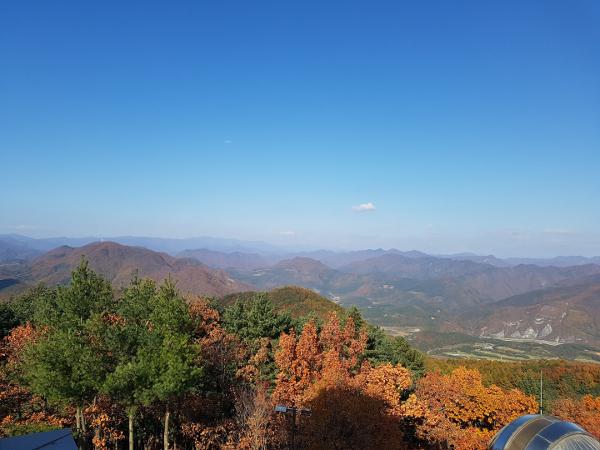
#> input picture 7_CV/Images/mountain.jpg, 600 x 450 px
$ jupyter execute --allow-errors ex_hist_norm01.ipynb
#> lines starting #> are read from the running program, lines starting #| are printed output that depends on the picture
### 7_CV/cv_utils.py
## ============================================================
## 이미지 처리 공통 함수들
## ============================================================

## 모듈 로딩
import cv2
import os
import matplotlib.pyplot as plt
# import koreanize_matplotlib
import numpy as np
import matplotlib.cm as cm
import sys
import matplotlib.pyplot as plt
import numpy as np
import matplotlib.pyplot as plt
import numpy as np


import matplotlib.pyplot as plt
import numpy as np

# [82 lines left out: functions printPlots, printPlotImage, printDistance, not called in this run]

### 7_CV/Day05/ex_hist_norm01.ipynb
### [ 히스토그램 정규화 ] <hr>

- 데이터 수집 후 데이터 분포 확인은 1번째 작업
- 이미지 픽셀의 분포를 확인하기 위한 용도
    * 이진화 시에 임계값 선정할 때 확인
    * 어느 한 쪽에 집중괴어 있는 픽셀을 고르게 펴주는 작업


[cell 1]
## --------------------------
## 모듈 로딩
## --------------------------

import cv2
import os
import matplotlib.pyplot as plt
import koreanize_matplotlib
import numpy as np
import matplotlib.cm as cm
import sys
sys.path.append(r"C:\KDT14\7_CV")
import cv_utils

[cell 2]
import importlib
import cv_utils

importlib.reload(cv_utils)

from cv_utils import printPlotImage

[cell 3]
## -------------------------------------------
# 데이터 준비
## -------------------------------------------

IMG_FILE= '../Images/mountain.jpg'

[cell 4]
grayNP= cv2.imread(IMG_FILE, cv2.IMREAD_GRAYSCALE)
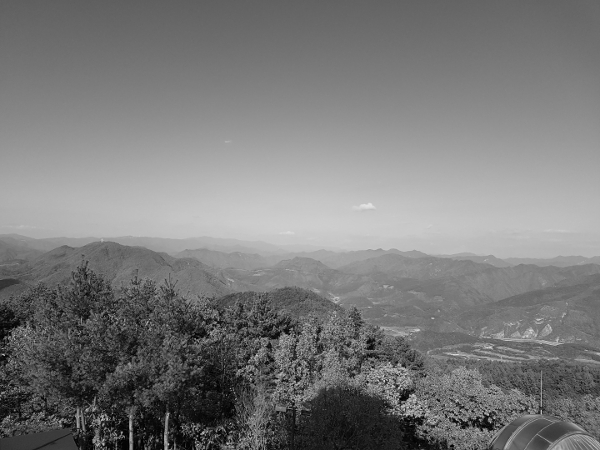
#> grayNP: shape (450, 600); min 0, max 227, mean 121.9
colorNP= cv2.imread(IMG_FILE)
#> colorNP is the input picture: shape (450, 600, 3); mean B, G, R 151.4, 127.3, 100.2

[cell 5]
## 이미지 픽셀 데이터 분포 계산 : cv2.calcHist()
## =================================
## - 이미지객체, 채널 수, 마스크 => List
## - 값의 범위              => []
grayHist = cv2.calcHist([grayNP], [0], None, [256], [0, 256])
#> grayHist = 256 values, max 3288 at index 107, min 0 at index 220, mean 1054.7

print(f'[garyHist]  => 타입 : {type(grayHist)}, 형태 : {grayHist.shape},  차원 : {grayHist.ndim}D')
#| [garyHist]  => 타입 : <class 'numpy.ndarray'>, 형태 : (256, 1),  차원 : 2D

## 시각화 : 원본이미지, 픽셀분포
titles_ = ['원본', '히스토그램']
plots_, images_ = [grayHist], [grayNP]
cmap_ = ['gray']

printPlotImage(1, 2, titles_, plots_, images_, cmap_)
#> in printPlotImage, `datas = images + plots`: datas = 2 items
#> in printPlotImage, `flags = ['i' for _ in range(len(images))] + ['p' for _ in range(len(pl..`: flags = ['i', 'p']
#> the loop in printPlotImage, `for ax, title, data, flag, cmap in zip(axes, titles, datas, flags, cma..` made 2 passes
#> in printPlotImage, `plt.show()`:
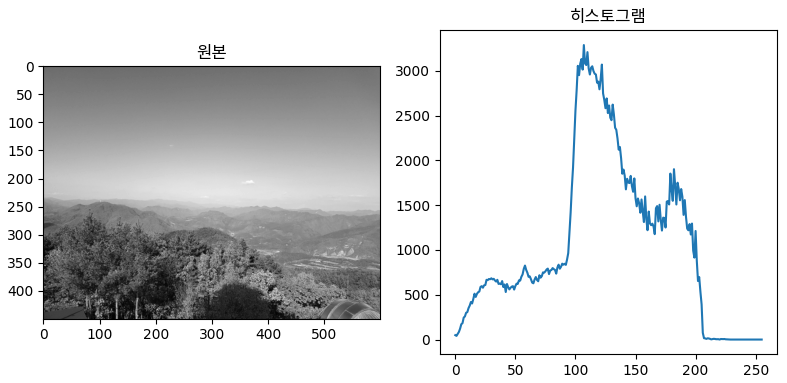
#> figure drawn by matplotlib, 2 panels; panel 2: curve peaks at x = 107, y = 3288

[cell 6]
blueNP, greenNP, redNP = cv2.split(colorNP)
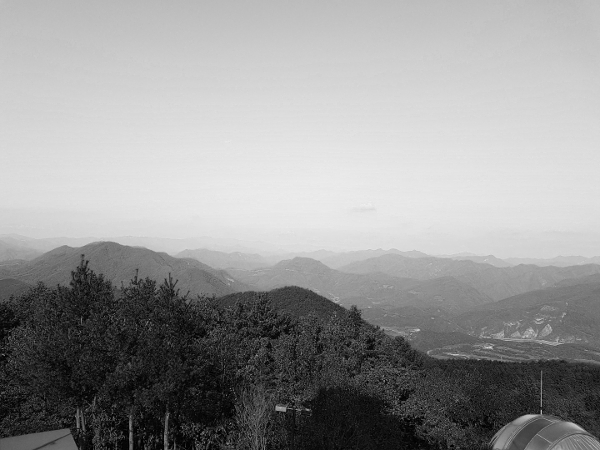
#> blueNP: shape (450, 600); min 0, max 240, mean 151.4
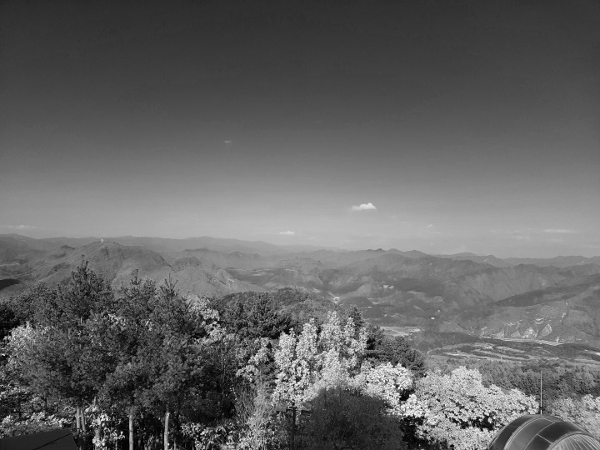
#> redNP: shape (450, 600); min 0, max 255, mean 100.2

blueHist = cv2.calcHist([blueNP], [0], None, [256], [0, 256])
#> blueHist = 256 values, max 5207 at index 223, min 0 at index 238, mean 1054.7
greenHist = cv2.calcHist([greenNP], [0], None, [256], [0, 256])
#> greenHist = 256 values, max 3328 at index 114, min 0 at index 228, mean 1054.7
redHist = cv2.calcHist([redNP], [0], None, [256], [0, 256])
#> redHist = 256 values, max 3038 at index 60, min 0 at index 253, mean 1054.7

titles_ = ['원본', 'blue채널 분포', 'green채널 분포', 'red 채널 분포']
plots_, images_ = [blueHist, greenHist, redHist], [colorNP]
cmap_ = [None]

printPlotImage(1, 4, titles_, plots_, images_, cmap_)
#> call 2 of printPlotImage, with nrow = 1, ncol = 4
#> in printPlotImage (call 2), `datas = images + plots`: datas = 4 items
#> in printPlotImage (call 2), `flags = ['i' for _ in range(len(images))] + ['p' for _ in range(len(pl..`: flags = ['i', 'p', 'p', 'p']
#> the loop in printPlotImage (call 2), `for ax, title, data, flag, cmap in zip(axes, titles, datas, flags, cma..` made 4 passes
#> in printPlotImage (call 2), `plt.show()`:
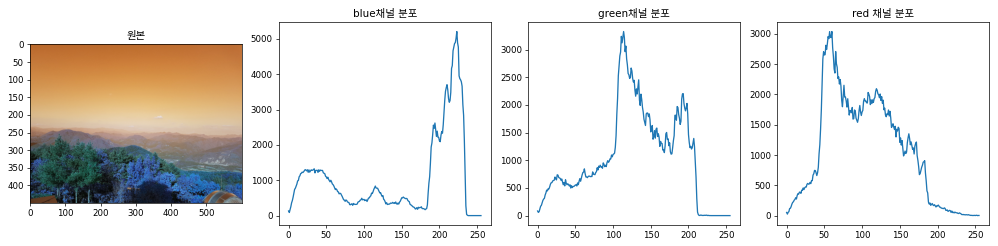
#> figure drawn by matplotlib, 4 panels; B, G, R data is drawn as R, G, B; panel 2: curve peaks at x = 223, y = 5207; panel 3: curve peaks at x = 114, y = 3328; panel 4: curve peaks at x = 60, y = 3038

[cell 7]
#--① 그레이 스케일로 영상 읽기
img = cv2.imread('../Images/abnormal.jpg', cv2.IMREAD_GRAYSCALE)
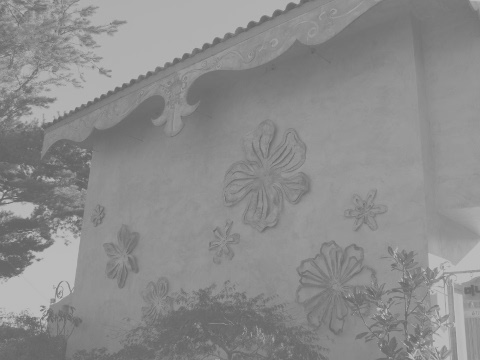
#> input picture 7_CV/Images/abnormal.jpg, 480 x 360 px
#> img is the input picture: shape (360, 480); min 96, max 194, mean 140.1

#--② 직접 연산한 정규화
img_f = img.astype(np.float32)
img_norm = ((img_f - img_f.min()) * (255) / (img_f.max() - img_f.min()))
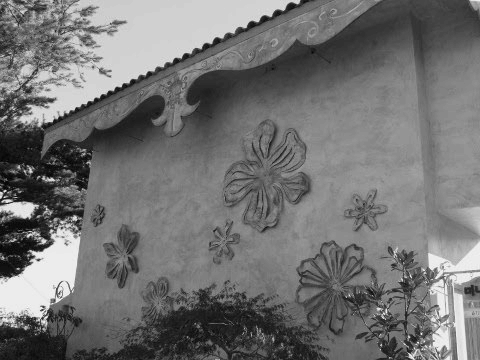
#> img_norm: shape (360, 480) float32; min 0, max 255, mean 114.7
img_norm = img_norm.astype(np.uint8)

#--③ OpenCV API를 이용한 정규화
img_norm2 = cv2.normalize(img, None, 0, 255, cv2.NORM_MINMAX)

#--④ 히스토그램 계산
hist = cv2.calcHist([img], [0], None, [256], [0, 255])
#> hist = 256 values, max 6600 at index 145, min 0 at index 0, mean 675
hist_norm = cv2.calcHist([img_norm], [0], None, [256], [0, 255])
#> hist_norm = 256 values, max 6600 at index 127, min 0 at index 1, mean 675
hist_norm2 = cv2.calcHist([img_norm2], [0], None, [256], [0, 255])
#> hist_norm2 = 256 values, max 6600 at index 128, min 0 at index 1, mean 675

cv2.imshow('Before', img)
cv2.imshow('Manual', img_norm)
cv2.imshow('cv2.normalize()', img_norm2)

hists = {'Before' : hist, 'Manual':hist_norm, 'cv2.normalize()':hist_norm2}
for i, (k, v) in enumerate(hists.items()):
    plt.subplot(1,3,i+1)
    plt.title(k)
    plt.plot(v)
#> this loop made 3 passes
plt.show()
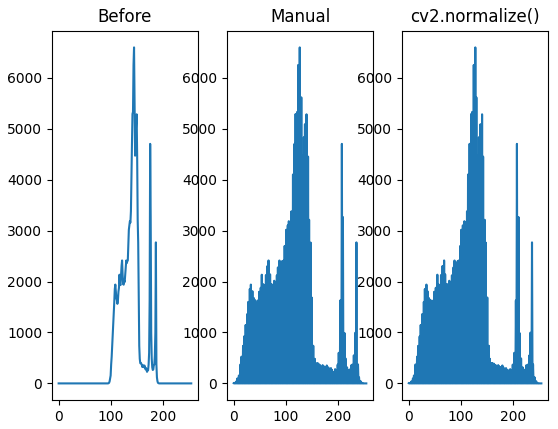
#> figure drawn by matplotlib, 3 panels; panel 1: curve peaks at x = 145, y = 6600; panel 2: curve peaks at x = 127, y = 6600; panel 3: curve peaks at x = 128, y = 6600
